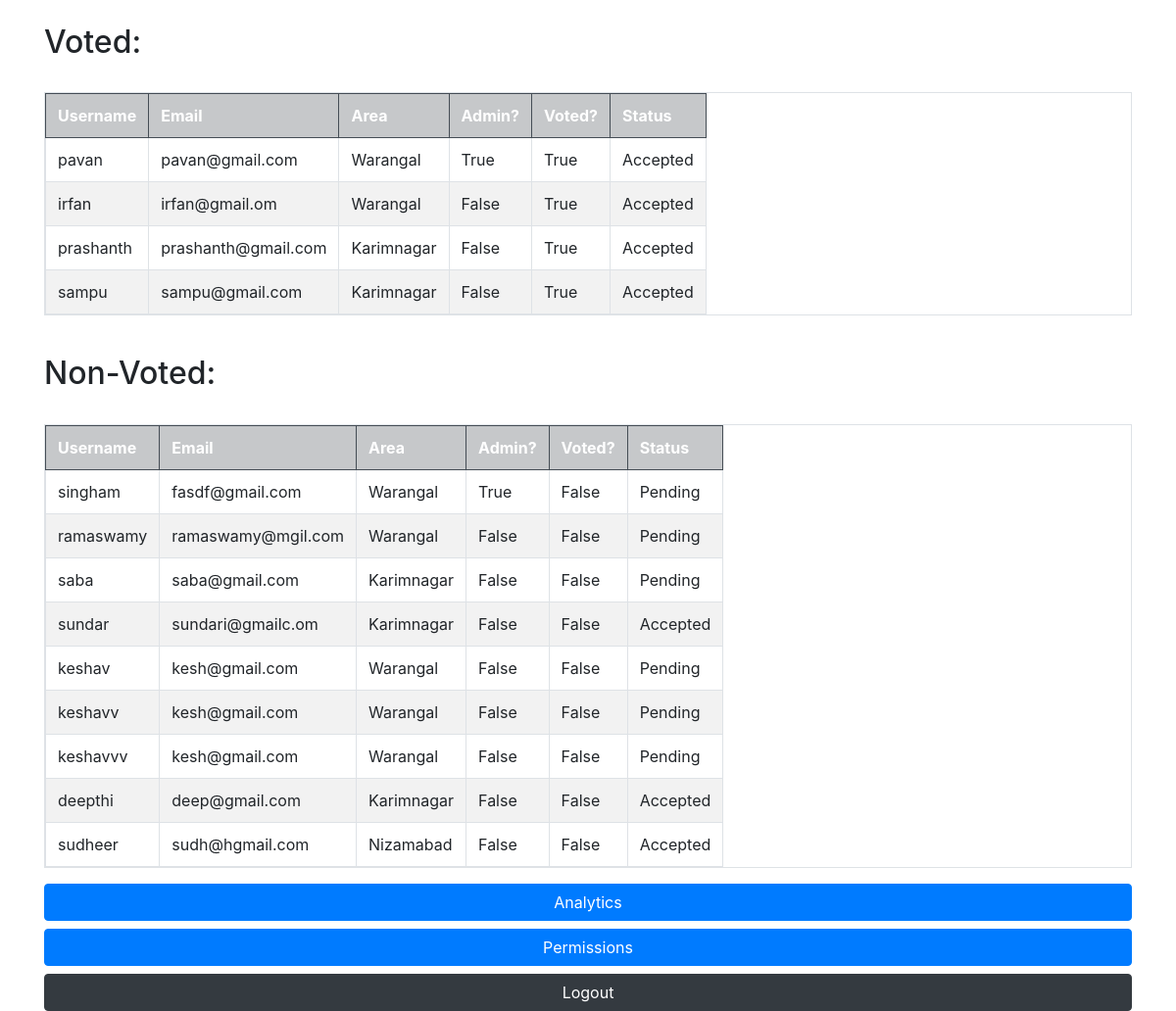
Page /segregation/ on the earlier database version.
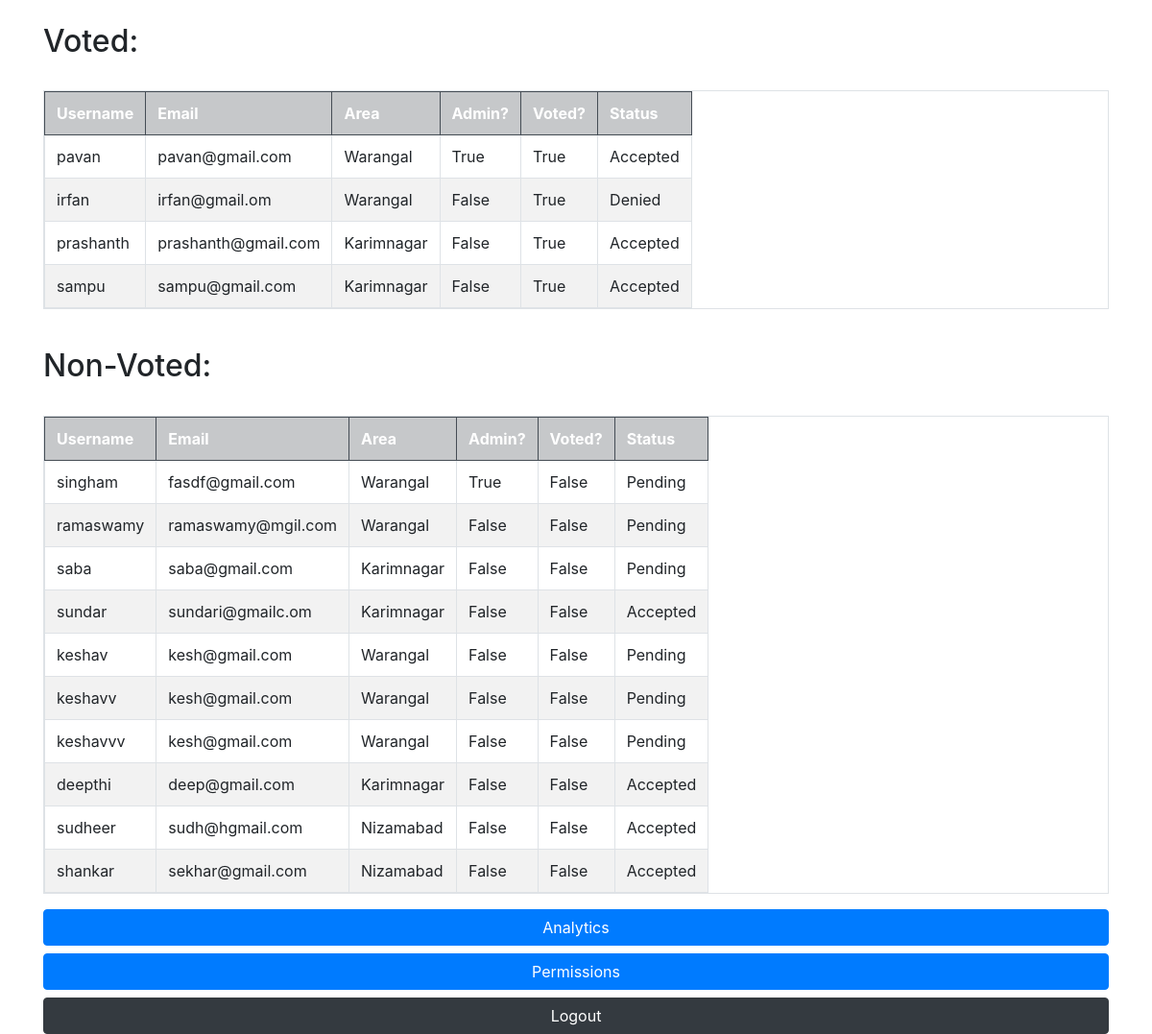
Same page on the later database version.
### voter/models.py (models this page shows, shortened)
class Voter(models.Model):
    PENDING = "Pending"
    ACCEPTED = "Accepted"
    DENIED = "Denied"
    STATUS_CHOICES = (
        (PENDING, "Pending"),(ACCEPTED, "Accepted"),(DENIED, "Denied")
    )
    user       = models.OneToOneField(User, on_delete=models.DO_NOTHING)
    is_admin   = models.BooleanField(default=False)
    is_voted   = models.BooleanField(default=False)
    status     = models.CharField(max_length=10, default=ACCEPTED, choices=STATUS_CHOICES)
    area       = models.ForeignKey(Area, on_delete=models.PROTECT)
    is_candidate = models.BooleanField(default=False)

class User(AbstractUser):
    first_name = models.CharField(max_length=255)
    last_name = models.CharField(max_length=255)
    email = models.CharField(max_length=255)
    username = models.CharField(max_length=255, unique=True)
    password = models.CharField(max_length=255)
    USERNAME_FIELD = 'username'
    REQUIRED_FIELDS = []

class Area(models.Model):
    area = models.CharField(max_length=20)
    area_id = models.IntegerField()
    def __str__(self) -> str:
        return self.area

### voter/views.py (the view)
# urls.py: path('segregation/', views.admin_segregation, name="admin-segregation"),
def admin_segregation(request):
    voter = Voter.objects.select_related('user').all()
    context = {
        'voters': voter,
    }
    return render(request, 'admin-segregation.html', context)

### templates/admin-segregation.html (shortened to what this page needs)
{% include 'base.html' %}
<div class="container">
    <h2>Voted:</h2>
</div>
<center class="container">
    <table class="table table-striped table-hover table-bordered table-responsive">
        <tr class="table-dark">
          <th>Username</th>
          <th>Email</th>
          <th>Area</th>
          <th>Admin?</th>
          <th>Voted?</th>
          <th>Status</th>
        </tr>
        {% for voter in voters %}
            {% if voter.is_voted %}
            <tr>
                <td>{{voter.user.username}}</td>
                <td>{{voter.user.email}}</td>
                <td>{{voter.area}}</td>
                <td>
                    {{voter.is_admin}}
                </td>
                <td>{{voter.is_voted}}</td>
                <td>
                    {{voter.status}}
                </td>
            </tr>
            {% endif %}
        {% endfor %}
    </table>
</center>
<div class="container">
    <h2>Non-Voted:</h2>
</div>
<center class="container">
    <table class="table table-striped table-hover table-bordered table-responsive">
        <tr class="table-dark">
          <th>Username</th>
          <th>Email</th>
          <th>Area</th>
          <th>Admin?</th>
          <th>Voted?</th>
          <th>Status</th>
        </tr>
        {% for voter in voters %}
            {% if voter.is_voted == False %}
            <tr>
                <td>{{voter.user.username}}</td>
                <td>{{voter.user.email}}</td>
                <td>{{voter.area}}</td>
                <td>
                    {{voter.is_admin}}
                </td>
                <td>{{voter.is_voted}}</td>
                <td>
                    {{voter.status}}
                </td>
            </tr>
            {% endif %}
        {% endfor %}
    </table>
</center>
<div class="container">
    <a href="{% url 'admin-analytics' %}" class="btn btn-primary btn-block">Analytics</a>
    <a href="{% url 'admin-permissions' %}" class="btn btn-primary btn-block">Permissions</a>
    <a href="{% url 'logoutt' %}" class="btn btn-block btn-dark">Logout</a>
</div>

Differences in the rows shown:
changed Voter "irfan": status "Accepted" → "Denied"
added Voter: user.username "shankar", user.email "sekhar@gmail.com", area "Nizamabad", is_admin "False", is_voted "False", status "Accepted", shown under "Non-Voted:"
